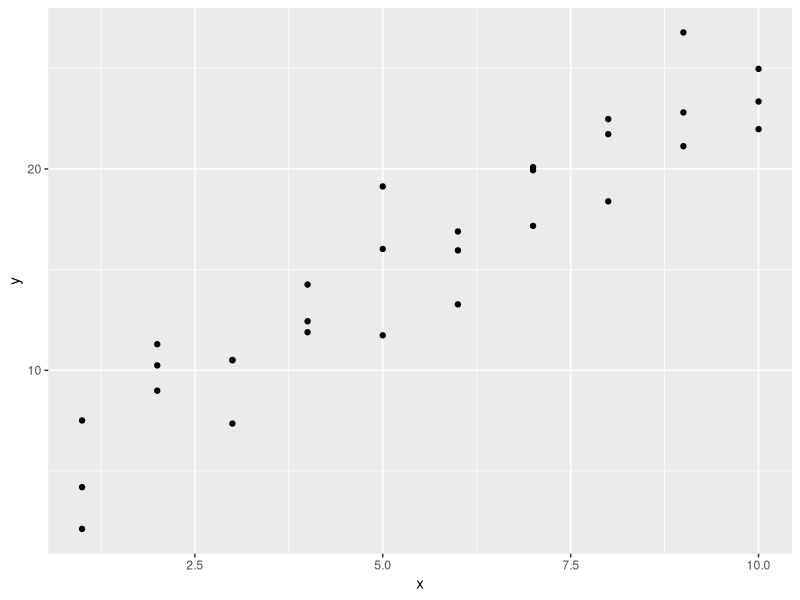

Here is the R script that generated this plot:
## ---- chunk 1
knitr::opts_chunk$set(echo = TRUE)
## ---- chunk 2
library(tidyverse)
library(modelr)
library(broom)

## ---- chunk 3
ggplot(sim1, aes(x, y)) +
  geom_point()
## ---- chunk 4
means <- vector("double", ncol(mtcars))

for (i in seq_along(mtcars)) {
  means[[i]] <- mean(mtcars[[i]], na.rm = TRUE)
}

medians <- vector("double", ncol(mtcars))

for (i in seq_along(mtcars)) {
  medians[[i]] <- median(mtcars[[i]], na.rm = TRUE)
}

means <- map_dbl(mtcars, mean)
medians <- map_dbl(mtcars, median)

## ---- chunk 5
df <- tibble(
  a = rnorm(10), 
  b = rnorm(10), 
  c = rnorm(10), 
  d = rnorm(10)
)

rescale01 <- function(x) {
  rng <- range(x, na.rm = TRUE)
  (x - rng[1]) / (rng[2] - rng[1])
}

df$a <- rescale01(df$a)
df$b <- rescale01(df$b)
df$c <- rescale01(df$c)
df$d <- rescale01(df$d)

df

class(df)
## ---- chunk 6
df <- tibble(
  a = rnorm(10), 
  b = rnorm(10), 
  c = rnorm(10), 
  d = rnorm(10)
)

rescale01 <- function(x) {
  rng <- range(x, na.rm = TRUE)
  (x - rng[1]) / (rng[2] - rng[1])
}

for (i in seq_along(df)) {
  df[[i]] <- rescale01(df[[i]])
}

df

class(df)
## ---- chunk 7
df <- tibble(
  a = rnorm(10), 
  b = rnorm(10), 
  c = rnorm(10), 
  d = rnorm(10)
)

rescale01 <- function(x) {
  rng <- range(x, na.rm = TRUE)
  (x - rng[1]) / (rng[2] - rng[1])
}

df <- df %>% map(rescale01)

df

class(df)
